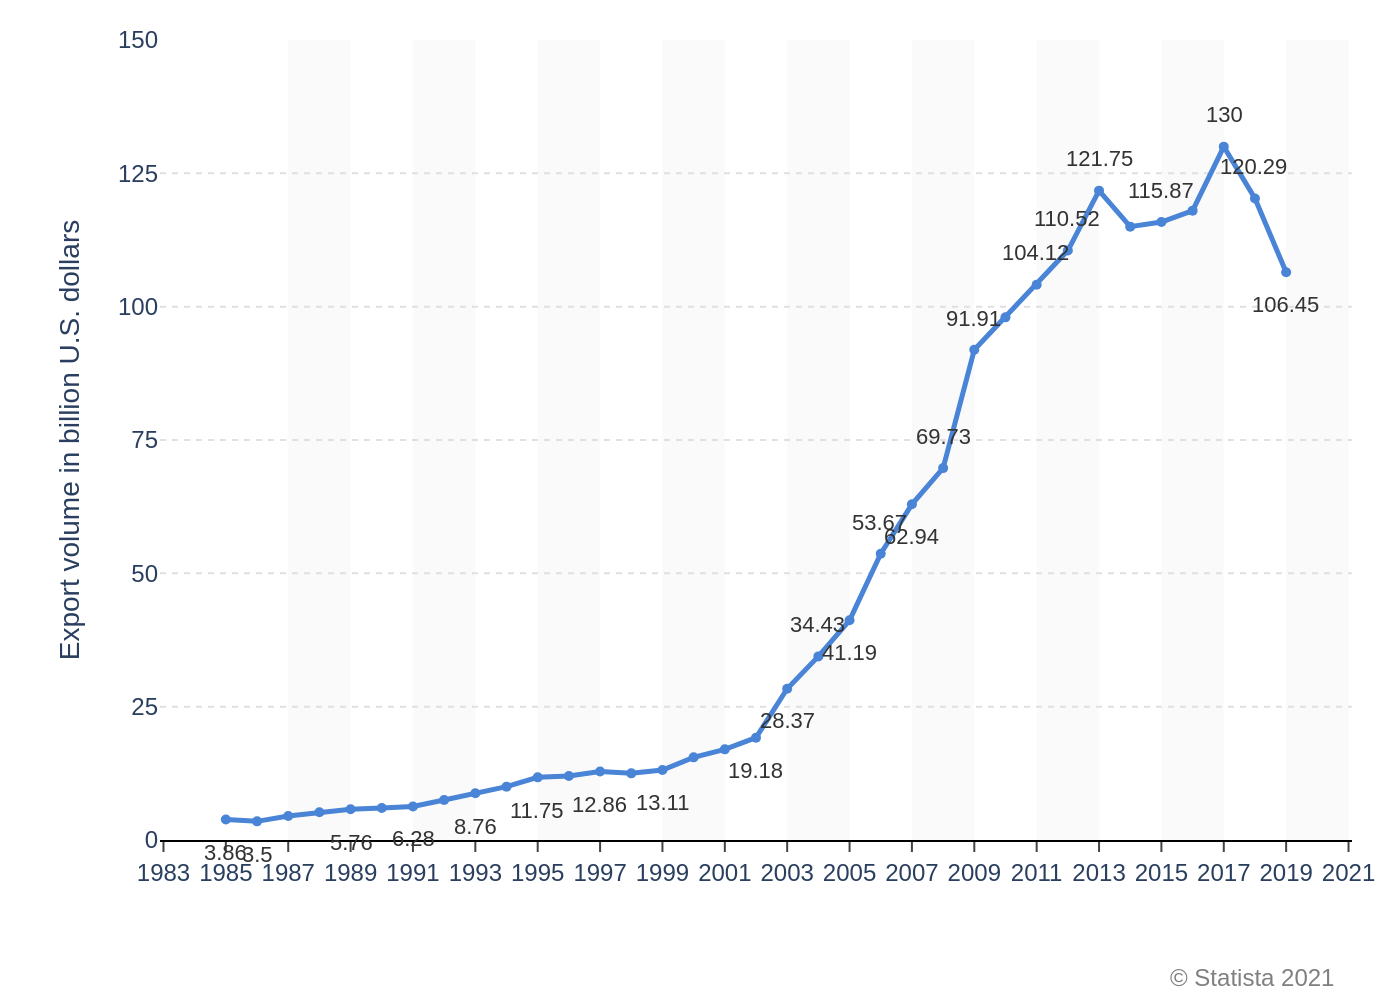

Reproduce this figure in Python.
import sys
import json
import plotly.graph_objects as go

# Ensure a JSON file path is provided
if len(sys.argv) != 2:
    # Minimal error message as per instructions
    sys.exit(1)

json_path = sys.argv[1]

# Read data from the specified JSON file
with open(json_path, 'r', encoding='utf-8') as f:
    chart_info = json.load(f)

# Extract data and text elements from the JSON structure
data = chart_info['chart_data']
texts = chart_info['texts']
colors = chart_info['colors']
categories = data['categories']
series_list = data['series']

# Initialize the Plotly figure
fig = go.Figure()

# Add alternating background color bands for visual structure
for year in range(1987, max(categories) + 1, 4):
    fig.add_shape(
        type="rect",
        xref="x", yref="paper",
        x0=year, y0=0, x1=year + 2, y1=1,
        fillcolor="#fafafa",
        layer="below",
        line_width=0
    )

# Iterate through the series data to plot traces
for i, series in enumerate(series_list):
    fig.add_trace(go.Scatter(
        x=categories,
        y=series['data'],
        mode='lines+markers',
        line=dict(color=colors[i], width=2.5),
        marker=dict(color=colors[i], size=5),
        hoverinfo='none'
    ))

# Add data point labels as annotations
for series in series_list:
    if 'labels' in series and 'label_positions' in series:
        for x_val, y_val, label, pos in zip(categories, series['data'], series['labels'], series['label_positions']):
            if label is not None and pos is not None:
                yshift = 8 if pos == 'top' else -8
                yanchor = 'bottom' if pos == 'top' else 'top'
                fig.add_annotation(
                    x=x_val, y=y_val, text=str(label),
                    showarrow=False,
                    font=dict(family="Arial", size=11, color='#333333'),
                    xanchor='center',
                    yanchor=yanchor,
                    yshift=yshift
                )

# Configure the chart's layout, axes, and other visual elements
fig.update_layout(
    font=dict(family="Arial", size=12),
    plot_bgcolor='white',
    showlegend=False,
    xaxis=dict(
        title_text=texts.get('x_axis_title'),
        tickmode='linear',
        tick0=1985,
        dtick=2,
        showgrid=False,
        showline=True,
        linewidth=1,
        linecolor='black',
        ticks='outside'
    ),
    yaxis=dict(
        title_text=texts.get('y_axis_title'),
        range=[0, 150],
        tickmode='linear',
        dtick=25,
        showgrid=True,
        gridcolor='#e0e0e0',
        griddash='dot',
        zeroline=False,
        showline=False
    ),
    margin=dict(l=80, r=20, t=20, b=80),
    height=600,
    width=900
)

# Add the source text as an annotation at the bottom-right
if texts.get('source'):
    fig.add_annotation(
        text=texts['source'],
        xref="paper", yref="paper",
        x=0.99, y=-0.15,
        xanchor='right',
        yanchor='top',
        showarrow=False,
        font=dict(family="Arial", size=12, color="grey")
    )

# Determine the output filename from the input JSON path
if json_path.endswith('.json'):
    output_filename = json_path[:-5] + ".png"
else:
    output_filename = json_path + ".png"

# Save the generated figure to a PNG file with a high scale for better resolution
fig.write_image(output_filename, scale=2)

print(f"Chart saved to {output_filename}")
